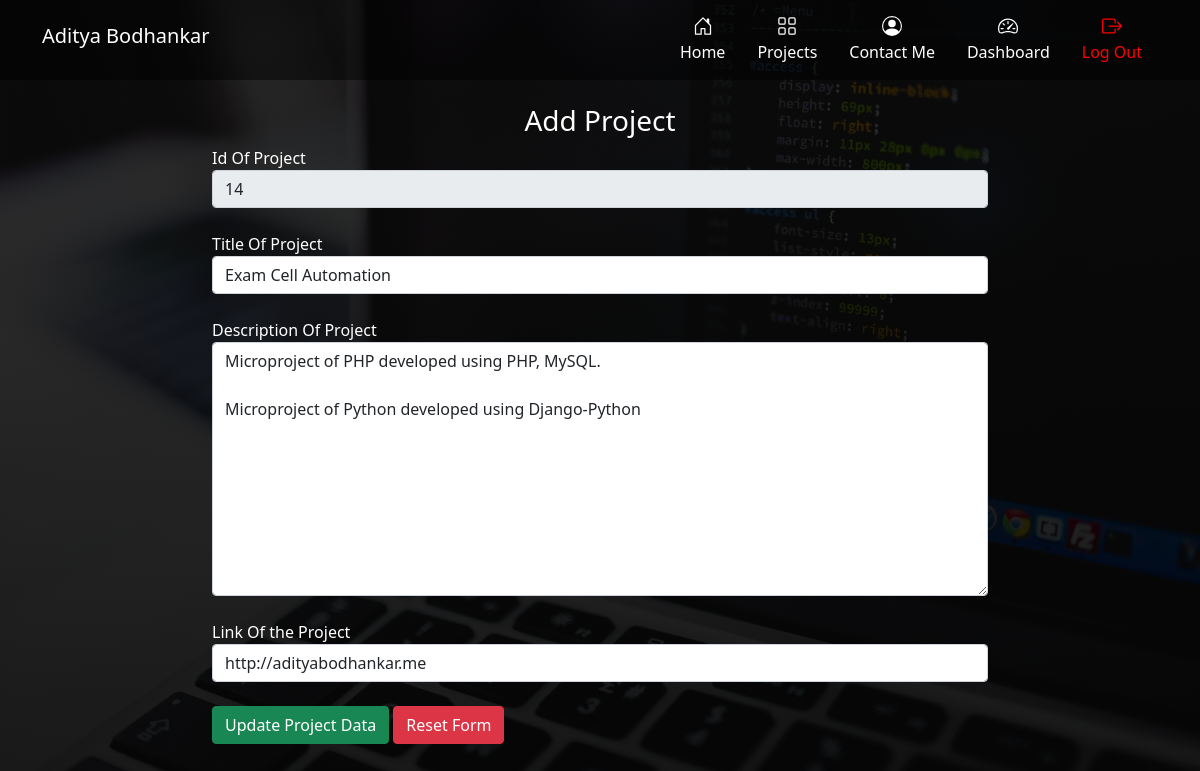
/edit-project.php?id=14 (signed in), run on the app's committed database.
### tables this page shows
CREATE TABLE `projects` (
  `_id` int(11) NOT NULL,
  `title` varchar(50) NOT NULL,
  `description` varchar(250) NOT NULL,
  `link` varchar(100) NOT NULL,
  `cover` varchar(100) NOT NULL,
  `author` varchar(50) NOT NULL,
  `timestamp` varchar(50) NOT NULL
);

### edit-project.php (the view, shortened to what this page needs)
<?php
$id = "-1";
if (isset($_GET['id'])) {
    $id = $_GET['id'];
} else {
    echo "<script>document.location='./';</script>";
    exit;
}
include "./database.php";
$query = "SELECT * FROM projects WHERE _id=$id";
$result = mysqli_query($conn, $query);
$projectData = [];
if ($result) {
    while ($row = mysqli_fetch_row($result)) {
        $projectData = $row;
    }
} else {
    echo "<script>console.log('edit fetch fail');console.log(\"" . mysqli_error($conn) . "\");</script>";
}
?>
<?php include "./header.php"; ?>
<div class="container" style="max-width: 800px;">
    <br>
    <center>
        <h3>
            Add Project
        </h3>
    </center>
    <form action="./edit-project.php" method="post" enctype="multipart/form-data">
        <div class="form-group">
            <label for="id">Id Of Project</label>
            <input type="text" name="id" id="id" class="form-control" value="<?php echo $projectData[0]; ?>" required readonly>
        </div><br>
        <div class="form-group">
            <label for="title">Title Of Project</label>
            <input type="text" name="title" id="title" class="form-control" placeholder="Enter Title Of Project" value="<?php echo $projectData[1]; ?>" required>
        </div><br>
        <div class="form-group">
            <label for="description">Description Of Project</label>
            <textarea name="description" id="description" cols="30" rows="10" class="form-control" placeholder="Enter Description Of Project"><?php echo $projectData[2]; ?></textarea>
        </div><br>
        <div class="form-group">
            <label for="link">Link Of the Project</label>
            <input type="url" name="link" id="link" class="form-control" required placeholder="Enter URL of Site" value="<?php echo $projectData[3]; ?>">
        </div><br>
        <div class="form-group">
            <input type="submit" value="Update Project Data" class="btn btn-success">
            <input type="reset" value="Reset Form" class="btn btn-danger">
        </div>
    </form>
</div>
<br>
<?php include "./footer.php"; ?>

### header.php (style rules this page uses)
html { scroll-behavior: smooth; }
* { color: white; }
body { font-family: 'Montserrat', sans-serif; background: linear-gradient(rgba(1, 1, 1, 0.8), rgba(1, 1, 1, 0.9)), url("./images/background.jpg"); background-color: #5e5e5e; background-position: center; background-attachment: fixed; background-repeat: no-repeat; background-size: cover; color: #FFFFFF; }

### data on the page
projects: id "14", title "Exam Cell Automation", description "Microproject of PHP developed using PHP, MySQL. Microproject of Python developed using Django-Python", link "http://adityabodhankar.me"
